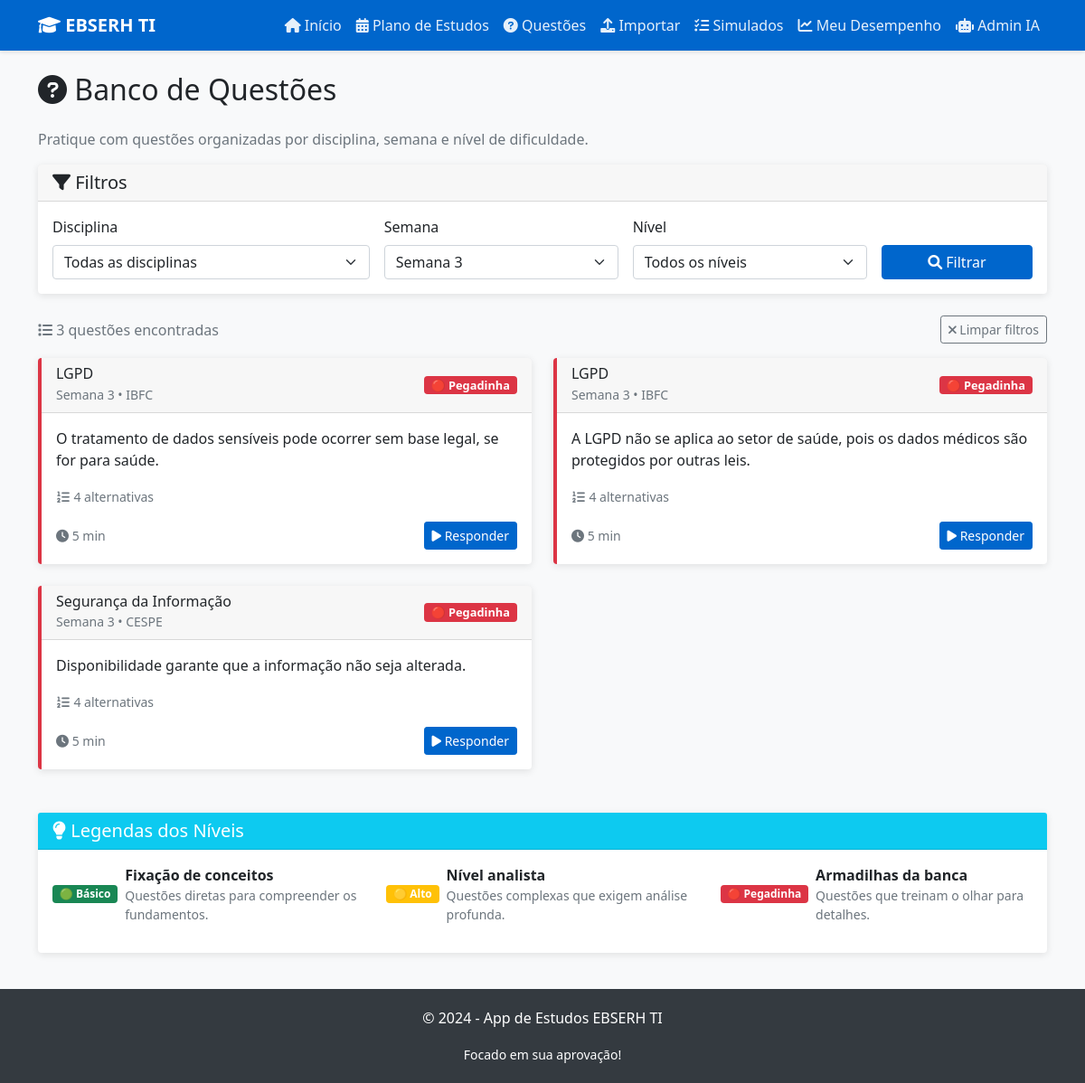
Page /questoes?semana=3 on the committed database.
### tables this page shows
CREATE TABLE questoes (
            id INTEGER PRIMARY KEY AUTOINCREMENT,
            disciplina TEXT NOT NULL,
            semana INTEGER NOT NULL,
            nivel TEXT NOT NULL CHECK (nivel IN ('Básico', 'Alto', 'Pegadinha')),
            banca TEXT NOT NULL,
            enunciado TEXT NOT NULL,
            alternativas TEXT NOT NULL,
            resposta_correta TEXT NOT NULL,
            comentario TEXT NOT NULL
        , tags TEXT, dificuldade_num INTEGER);

### app.py (the view)
@app.route('/questoes')
def questoes():
    disciplina = request.args.get('disciplina', '')
    semana = request.args.get('semana', '')
    nivel = request.args.get('nivel', '')
    conn = get_db_connection()
    query = 'SELECT DISTINCT disciplina FROM questoes ORDER BY disciplina'
    disciplinas = conn.execute(query).fetchall()
    query = 'SELECT DISTINCT semana FROM questoes ORDER BY semana'
    semanas = conn.execute(query).fetchall()
    query = 'SELECT * FROM questoes WHERE 1=1'
    params = []
    if disciplina:
        query += ' AND disciplina = ?'
        params.append(disciplina)
    if semana:
        query += ' AND semana = ?'
        params.append(semana)
    if nivel:
        query += ' AND nivel = ?'
        params.append(nivel)
    query += ' ORDER BY disciplina, semana, nivel'
    questoes = conn.execute(query, params).fetchall()
    conn.close()
    return render_template('questoes.html',
                         questoes=questoes,
                         disciplinas=disciplinas,
                         semanas=semanas,
                         filtros={'disciplina': disciplina, 'semana': semana, 'nivel': nivel})

### app.py (called while the page is built)
def get_db_connection():
    conn = sqlite3.connect(DB_NAME)
    conn.row_factory = sqlite3.Row
    return conn

### templates/questoes.html (shortened to what this page needs)
{% extends "base.html" %}
{% block content %}
<div class="row">
    <div class="col-12">
        <h2 class="mb-4">
            <i class="fas fa-question-circle"></i> Banco de Questões
        </h2>
        <p class="text-muted">Pratique com questões organizadas por disciplina, semana e nível de dificuldade.</p>
    </div>
</div>
<div class="row mb-4">
    <div class="col-12">
        <div class="card">
            <div class="card-header">
                <h5 class="mb-0"><i class="fas fa-filter"></i> Filtros</h5>
            </div>
            <div class="card-body">
                <form method="GET" action="{{ url_for('questoes') }}">
                    <div class="row g-3">
                        <div class="col-md-4">
                            <label for="disciplina" class="form-label">Disciplina</label>
                            <select class="form-select" id="disciplina" name="disciplina">
                                <option value="">Todas as disciplinas</option>
                            </select>
                        </div>
                        <div class="col-md-3">
                            <label for="semana" class="form-label">Semana</label>
                            <select class="form-select" id="semana" name="semana">
                                {% for s in semanas %}
                                <option value="{{ s.semana }}" {% if filtros.semana == s.semana|string %}selected{% endif %}>
                                    Semana {{ s.semana }}
                                </option>
                                {% endfor %}
                            </select>
                        </div>
                        <div class="col-md-3">
                            <label for="nivel" class="form-label">Nível</label>
                            <select class="form-select" id="nivel" name="nivel">
                                <option value="">Todos os níveis</option>
                            </select>
                        </div>
                        <div class="col-md-2 d-flex align-items-end">
                            <button type="submit" class="btn btn-primary w-100">
                                <i class="fas fa-search"></i> Filtrar
                            </button>
                        </div>
                    </div>
                </form>
            </div>
        </div>
    </div>
</div>
<div class="row mb-3">
    <div class="col-12">
        <div class="d-flex justify-content-between align-items-center">
            <span class="text-muted">
                <i class="fas fa-list"></i>
                {{ questoes|length }} questões encontradas
            </span>
            {% if filtros.disciplina or filtros.semana or filtros.nivel %}
            <a href="{{ url_for('questoes') }}" class="btn btn-outline-secondary btn-sm">
                <i class="fas fa-times"></i> Limpar filtros
            </a>
            {% endif %}
        </div>
    </div>
</div>
<div class="row g-4">
    {% for questao in questoes %}
    <div class="col-lg-6">
        <div class="card h-100 nivel-{{ questao.nivel.lower().replace('á', 'a').replace('ç', 'c').replace('ê', 'e') }}">
            <div class="card-header d-flex justify-content-between align-items-center">
                <div>
                    <h6 class="mb-0">{{ questao.disciplina }}</h6>
                    <small class="text-muted">Semana {{ questao.semana }} • {{ questao.banca }}</small>
                </div>
                <span class="badge badge-nivel
                    {% if questao.nivel == 'Básico' %}bg-success
                    {% elif questao.nivel == 'Alto' %}bg-warning
                    {% else %}bg-danger{% endif %}">
                    {% if questao.nivel == 'Básico' %}🟢
                    {% elif questao.nivel == 'Alto' %}🟡
                    {% else %}🔴{% endif %}
                    {{ questao.nivel }}
                </span>
            </div>
            <div class="card-body">
                <p class="card-text">{{ questao.enunciado[:150] }}{% if questao.enunciado|length > 150 %}...{% endif %}</p>
                <div class="mb-3">
                    <small class="text-muted">
                        <i class="fas fa-list-ol"></i> 4 alternativas
                    </small>
                </div>
                <div class="d-flex justify-content-between align-items-center">
                    <small class="text-muted">
                        <i class="fas fa-clock"></i>
                        {% if questao.nivel == 'Básico' %}2 min
                        {% elif questao.nivel == 'Alto' %}4 min
                        {% else %}5 min{% endif %}
                    </small>
                    <a href="{{ url_for('questao_detalhe', questao_id=questao.id) }}" class="btn btn-primary btn-sm">
                        <i class="fas fa-play"></i> Responder
                    </a>
                </div>
            </div>
        </div>
    </div>
    {% endfor %}
</div>
<div class="row mt-5">
    <div class="col-12">
        <div class="card">
            <div class="card-header bg-info text-white">
                <h5 class="mb-0"><i class="fas fa-lightbulb"></i> Legendas dos Níveis</h5>
            </div>
            <div class="card-body">
                <div class="row">
                    <div class="col-md-4">
                        <div class="d-flex align-items-center mb-3">
                            <span class="badge bg-success me-2">🟢 Básico</span>
                            <div>
                                <strong>Fixação de conceitos</strong>
                                <p class="small text-muted mb-0">Questões diretas para compreender os fundamentos.</p>
                            </div>
                        </div>
                    </div>
                    <div class="col-md-4">
                        <div class="d-flex align-items-center mb-3">
                            <span class="badge bg-warning me-2">🟡 Alto</span>
                            <div>
                                <strong>Nível analista</strong>
                                <p class="small text-muted mb-0">Questões complexas que exigem análise profunda.</p>
                            </div>
                        </div>
                    </div>
                    <div class="col-md-4">
                        <div class="d-flex align-items-center mb-3">
                            <span class="badge bg-danger me-2">🔴 Pegadinha</span>
                            <div>
                                <strong>Armadilhas da banca</strong>
                                <p class="small text-muted mb-0">Questões que treinam o olhar para detalhes.</p>
                            </div>
                        </div>
                    </div>
                </div>
            </div>
        </div>
    </div>
</div>
{% endblock %}

### templates/base.html (style rules this page uses)
:root { --primary-color: #0066cc; --secondary-color: #004499; --success-color: #28a745; --warning-color: #ffc107; --danger-color: #dc3545; --light-bg: #f8f9fa; }
body { background-color: var(--light-bg); font-family: 'Segoe UI', Tahoma, Geneva, Verdana, sans-serif; }
.btn-primary { background-color: var(--primary-color); border-color: var(--primary-color); }
.card { border: none; box-shadow: 0 2px 8px rgba(0,0,0,0.1); transition: transform 0.3s, box-shadow 0.3s; }
.nivel-pegadinha { border-left: 4px solid var(--danger-color); }
.badge-nivel { font-size: 0.8em; padding: 4px 8px; }

### rows in the picture
questoes: disciplina "LGPD", semana "3", banca "IBFC", nivel "Pegadinha", enunciado "O tratamento de dados sensíveis pode ocorrer sem base legal, se for para saúde.", shows "5 min"
questoes: disciplina "LGPD", semana "3", banca "IBFC", nivel "Pegadinha", enunciado "A LGPD não se aplica ao setor de saúde, pois os dados médicos são protegidos por outras leis.", shows "5 min"
questoes: disciplina "Segurança da Informação", semana "3", banca "CESPE", nivel "Pegadinha", enunciado "Disponibilidade garante que a informação não seja alterada.", shows "5 min"

### other values in the picture
{{ questoes|length }} "3"
